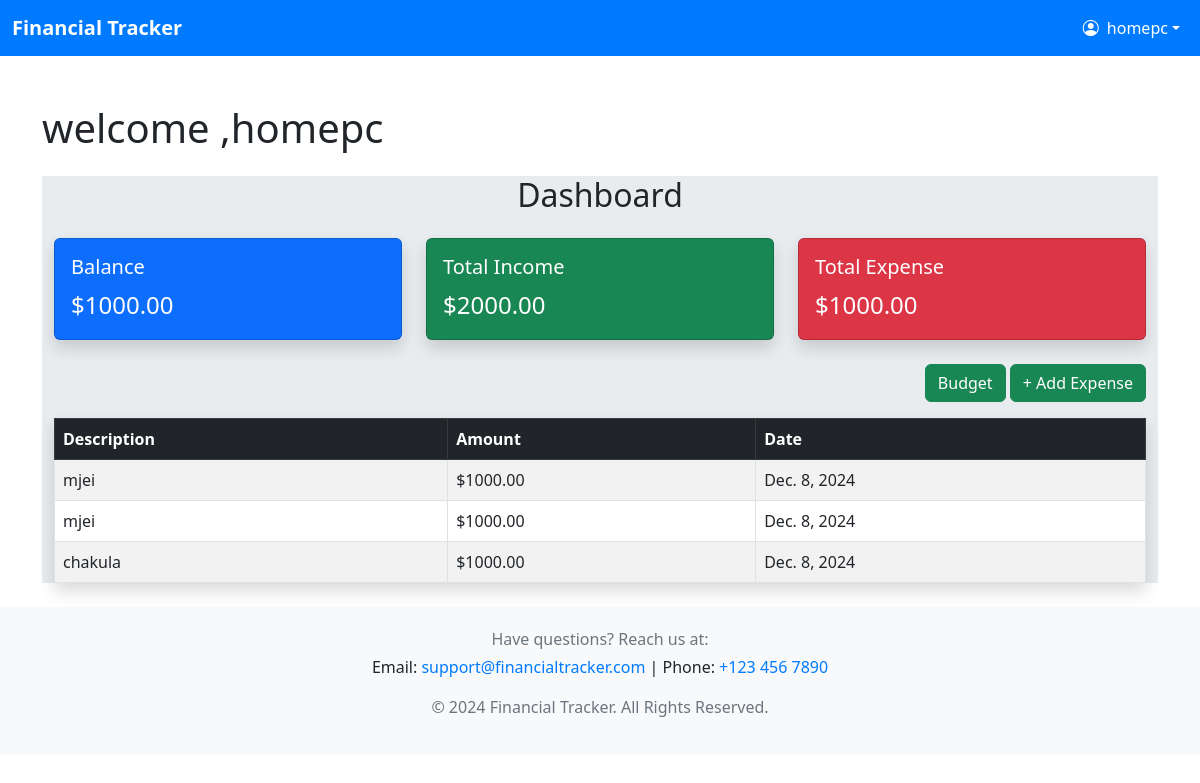
The app's page / (signed in) with its own data.
### tracker/models.py (models this page shows, shortened)
class Expense(models.Model):
    CATEGORY_CHOICES = [
        ('income', 'Income'),
        ('expense', 'Expense'),
    ]
    user = models.ForeignKey(User, on_delete=models.CASCADE)
    date = models.DateField(auto_now_add=True)
    description = models.CharField(max_length=255)
    category = models.CharField(choices=CATEGORY_CHOICES, max_length=10)
    amount = models.DecimalField(max_digits=10, decimal_places=2)

### tracker/views.py (the view)
# urls.py: 2. Add a URL to urlpatterns:  path('', views.home, name='home')
@login_required
def home(request):
    expenses = Expense.objects.filter(user=request.user)
    total_income = sum(t.amount for t in expenses if t.category == 'income')
    total_expense = sum(t.amount for t in expenses if t.category == 'expense')
    balance = total_income - total_expense  # Ensure balance is initialized
    return render(request, 'home.html', {
        'expenses': expenses,
        'total_income': total_income,
        'total_expense': total_expense,
        'balance': balance
    })

### tracker/templates/home.html (shortened to what this page needs)
{% extends "base.html" %}
{% block content %}
<div>
    <h1 >welcome ,{{user.username}}</h1>
    <div class="container my-4 bg-body-secondary">
        <h2 class="text-center mb-4">Dashboard</h2>
        <div class="row mb-4">
            <div class="col-md-4">
                <div class="card text-white bg-primary shadow">
                    <div class="card-body">
                        <h5 class="card-title">Balance</h5>
                        <p class="card-text fs-4">${{ balance }}</p>
                    </div>
                </div>
            </div>
            <div class="col-md-4">
                <div class="card text-white bg-success shadow">
                    <div class="card-body">
                        <h5 class="card-title">Total Income</h5>
                        <p class="card-text fs-4">${{ total_income }}</p>
                    </div>
                </div>
            </div>
            <div class="col-md-4">
                <div class="card text-white bg-danger shadow">
                    <div class="card-body">
                        <h5 class="card-title">Total Expense</h5>
                        <p class="card-text fs-4">${{ total_expense }}</p>
                    </div>
                </div>
            </div>
        </div>
        <div class="text-end">
            <a href="{% url 'index' %}" class="btn btn-success mb-3">Budget</a>
            <a href="{% url 'add_expense' %}" class="btn btn-success mb-3">+ Add Expense</a>
        </div>
        <table class="table table-striped table-bordered shadow">
            <thead class="table-dark">
            <tr>
                <th>Description</th>
                <th>Amount</th>
                <th>Date</th>
            </tr>
            </thead>
            <tbody>
            {% for expense in expenses %}
            <tr>
                <td>{{ expense.description }}</td>
                <td>${{ expense.amount }}</td>
                <td>{{ expense.date }}</td>
            </tr>
            {% endfor %}
            </tbody>
        </table>
    </div>
</div>
{% endblock %}

### tracker/templates/base.html (shortened to what this page needs)
<!DOCTYPE html>
<html lang="en">
<head>
    {% load static %}
    <link rel="stylesheet" href="https://cdn.jsdelivr.net/npm/bootstrap@5.3.0/dist/css/bootstrap.min.css">
    <link href="https://cdn.jsdelivr.net/npm/bootstrap-icons/font/bootstrap-icons.css" rel="stylesheet">
</head>
<body>
    <nav class="navbar navbar-expand-lg navbar-dark">
        <div class="container-fluid ">
            <a class="navbar-brand fw-bold" href="{% url 'home' %}">Financial Tracker</a>
            <div class="collapse navbar-collapse">
                <ul class="navbar-nav ms-auto">
                    {% if user.is_authenticated %}
                    <li class="nav-item dropdown">
                        <a class="nav-link dropdown-toggle d-flex align-items-center" href="#" id="userDropdown" role="button">
                            <i class="bi bi-person-circle me-2"></i> {{ user.username }}
                        </a>
                    </li>
                    {% endif %}
                </ul>
            </div>
        </div>
    </nav>
    <div class="container mt-5">
        {% block content %}{% endblock %}
    </div>
    <footer class="text-center">
        <div class="container ">
            <p class="footer-text mb-1">Have questions? Reach us at:</p>
            <p class="footer-links">
                Email: <a href="mailto:support@financialtracker.com">support@financialtracker.com</a> |
                Phone: <a href="tel:+1234567890">+123 456 7890</a>
            </p>
            <p class="footer-text">&copy; 2024 Financial Tracker. All Rights Reserved.</p>
        </div>
    </footer>
</body>
</html>

### tracker/templates/base.html (style rules this page uses)
.navbar { background-color: #007bff; }
.navbar-brand, .nav-link, .dropdown-item { color: #ffffff !important; }
footer { background-color: #f8f9fa; padding: 20px 0; }
footer .footer-text { color: #6c757d; }
footer .footer-links a { color: #007bff; text-decoration: none; }

### records on screen
Expense: description "mjei", amount "1000.00", date "Dec. 8, 2024"
Expense: description "mjei", amount "1000.00", date "Dec. 8, 2024"
Expense: description "chakula", amount "1000.00", date "Dec. 8, 2024"

### other values on screen
{{ user.username }} "homepc"
{{ balance }} "1000.00"
{{ total_income }} "2000.00"
{{ total_expense }} "1000.00"
